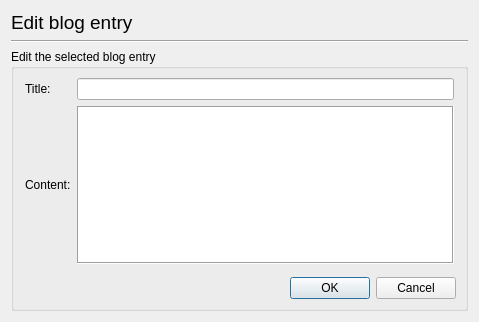
<?xml version="1.0" encoding="UTF-8"?>
<ui version="4.0">
 <class>EditDialog</class>
 <widget class="QDialog" name="EditDialog">
  <property name="geometry">
   <rect>
    <x>0</x>
    <y>0</y>
    <width>479</width>
    <height>322</height>
   </rect>
  </property>
  <property name="windowTitle">
   <string>Dialog</string>
  </property>
  <layout class="QVBoxLayout" name="verticalLayout">
   <item>
    <widget class="QLabel" name="label">
     <property name="font">
      <font>
       <pointsize>14</pointsize>
      </font>
     </property>
     <property name="text">
      <string>Edit blog entry</string>
     </property>
     <property name="margin">
      <number>10</number>
     </property>
    </widget>
   </item>
   <item>
    <widget class="Line" name="line">
     <property name="orientation">
      <enum>Qt::Horizontal</enum>
     </property>
    </widget>
   </item>
   <item>
    <widget class="QGroupBox" name="boxRegForm">
     <property name="title">
      <string>Edit the selected blog entry</string>
     </property>
     <layout class="QVBoxLayout" name="verticalLayout_2">
      <item>
       <layout class="QGridLayout" name="gridLayout_2">
        <property name="leftMargin">
         <number>2</number>
        </property>
        <property name="rightMargin">
         <number>2</number>
        </property>
        <item row="0" column="1">
         <widget class="QLineEdit" name="txtEntryTitle">
          <property name="inputMask">
           <string/>
          </property>
         </widget>
        </item>
        <item row="1" column="0">
         <widget class="QLabel" name="label_3">
          <property name="text">
           <string>Content:</string>
          </property>
         </widget>
        </item>
        <item row="0" column="0">
         <widget class="QLabel" name="label_2">
          <property name="text">
           <string>Title:</string>
          </property>
         </widget>
        </item>
        <item row="1" column="1">
         <widget class="QPlainTextEdit" name="txtEntryContent">
          <property name="frameShape">
           <enum>QFrame::Box</enum>
          </property>
         </widget>
        </item>
       </layout>
      </item>
      <item>
       <spacer name="verticalSpacer_2">
        <property name="orientation">
         <enum>Qt::Vertical</enum>
        </property>
        <property name="sizeHint" stdset="0">
         <size>
          <width>20</width>
          <height>40</height>
         </size>
        </property>
       </spacer>
      </item>
      <item>
       <widget class="QDialogButtonBox" name="buttonBox">
        <property name="standardButtons">
         <set>QDialogButtonBox::Cancel|QDialogButtonBox::Ok</set>
        </property>
       </widget>
      </item>
     </layout>
    </widget>
   </item>
  </layout>
 </widget>
 <resources/>
 <connections/>
</ui>
